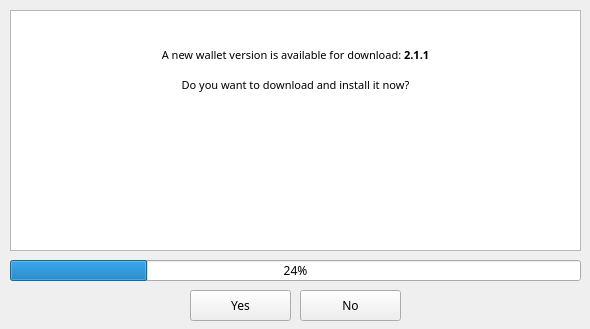
<?xml version="1.0" encoding="UTF-8"?>
<ui version="4.0">
 <class>ElectraUpdater</class>
 <widget class="QWidget" name="ElectraUpdater">
  <property name="geometry">
   <rect>
    <x>0</x>
    <y>0</y>
    <width>590</width>
    <height>329</height>
   </rect>
  </property>
  <property name="font">
   <font>
    <family>Montserrat</family>
   </font>
  </property>
  <property name="windowTitle">
   <string>Form</string>
  </property>
  <widget class="QPushButton" name="m_updateYes">
   <property name="enabled">
    <bool>true</bool>
   </property>
   <property name="geometry">
    <rect>
     <x>190</x>
     <y>290</y>
     <width>101</width>
     <height>31</height>
    </rect>
   </property>
   <property name="cursor">
    <cursorShape>PointingHandCursor</cursorShape>
   </property>
   <property name="mouseTracking">
    <bool>false</bool>
   </property>
   <property name="text">
    <string>Yes</string>
   </property>
  </widget>
  <widget class="QPushButton" name="m_updateNo">
   <property name="enabled">
    <bool>true</bool>
   </property>
   <property name="geometry">
    <rect>
     <x>300</x>
     <y>290</y>
     <width>101</width>
     <height>31</height>
    </rect>
   </property>
   <property name="cursor">
    <cursorShape>PointingHandCursor</cursorShape>
   </property>
   <property name="mouseTracking">
    <bool>true</bool>
   </property>
   <property name="text">
    <string>No</string>
   </property>
  </widget>
  <widget class="QTextEdit" name="m_updateText">
   <property name="geometry">
    <rect>
     <x>10</x>
     <y>10</y>
     <width>571</width>
     <height>241</height>
    </rect>
   </property>
   <property name="html">
    <string>&lt;!DOCTYPE HTML PUBLIC &quot;-//W3C//DTD HTML 4.0//EN&quot; &quot;http://www.w3.org/TR/REC-html40/strict.dtd&quot;&gt;
&lt;html&gt;&lt;head&gt;&lt;meta name=&quot;qrichtext&quot; content=&quot;1&quot; /&gt;&lt;style type=&quot;text/css&quot;&gt;
p, li { white-space: pre-wrap; }
&lt;/style&gt;&lt;/head&gt;&lt;body style=&quot; font-family:'Montserrat'; font-size:8.14286pt; font-weight:400; font-style:normal;&quot;&gt;
&lt;p align=&quot;center&quot; style=&quot; margin-top:0px; margin-bottom:0px; margin-left:0px; margin-right:0px; -qt-block-indent:0; text-indent:0px;&quot;&gt;&lt;img src=&quot;:/icons/update.png&quot; /&gt;&lt;/p&gt;
&lt;p align=&quot;center&quot; style=&quot;-qt-paragraph-type:empty; margin-top:0px; margin-bottom:0px; margin-left:0px; margin-right:0px; -qt-block-indent:0; text-indent:0px; font-family:'MS Shell Dlg 2'; font-size:8.14286pt;&quot;&gt;&lt;br /&gt;&lt;/p&gt;
&lt;p align=&quot;center&quot; style=&quot; margin-top:0px; margin-bottom:0px; margin-left:0px; margin-right:0px; -qt-block-indent:0; text-indent:0px;&quot;&gt;&lt;span style=&quot; font-family:'MS Shell Dlg 2'; font-size:8.14286pt;&quot;&gt;A new wallet version is available for download: &lt;/span&gt;&lt;span style=&quot; font-family:'MS Shell Dlg 2'; font-size:8.14286pt; font-weight:600;&quot;&gt;2.1.1&lt;br /&gt;&lt;br /&gt;&lt;/span&gt;&lt;span style=&quot; font-family:'MS Shell Dlg 2'; font-size:8.14286pt;&quot;&gt;Do you want to download and install it now?&lt;/span&gt;&lt;/p&gt;&lt;/body&gt;&lt;/html&gt;</string>
   </property>
  </widget>
  <widget class="QProgressBar" name="m_updateBar">
   <property name="geometry">
    <rect>
     <x>10</x>
     <y>260</y>
     <width>571</width>
     <height>21</height>
    </rect>
   </property>
   <property name="value">
    <number>24</number>
   </property>
  </widget>
 </widget>
 <resources/>
 <connections/>
</ui>
